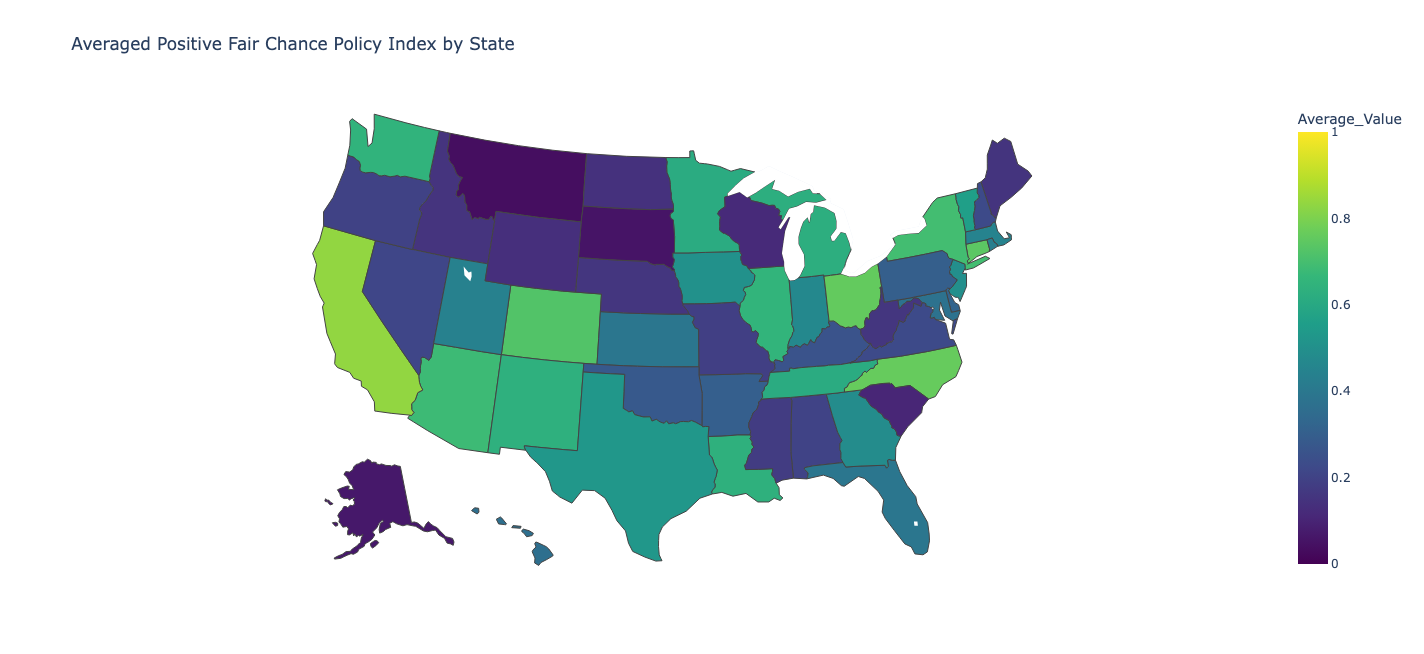

Generate this figure with Python:
import pandas as pd
import plotly.express as px
import numpy as np
from us import states

csv_file_path = 'averaged_data.csv'  # replace with your file path
df = pd.read_csv(csv_file_path)

# get the abbrviation
def state_name_to_abbr(state_name):
    state_name = state_name.strip()
    state = states.lookup(state_name.title())
    return state.abbr if state else None

def get_state_name_to_abbr(row):
    return state_name_to_abbr(row['State'])

df['StateAbbr'] = df.apply(get_state_name_to_abbr, axis=1)

print(df)

# Choropleth map
fig = px.choropleth(df,
                    locations='StateAbbr',
                    locationmode='USA-states',
                    color='Average_Value',
                    scope='usa',
                    color_continuous_scale='Viridis',
                    title='Averaged Positive Fair Chance Policy Index by State')
fig.show()
